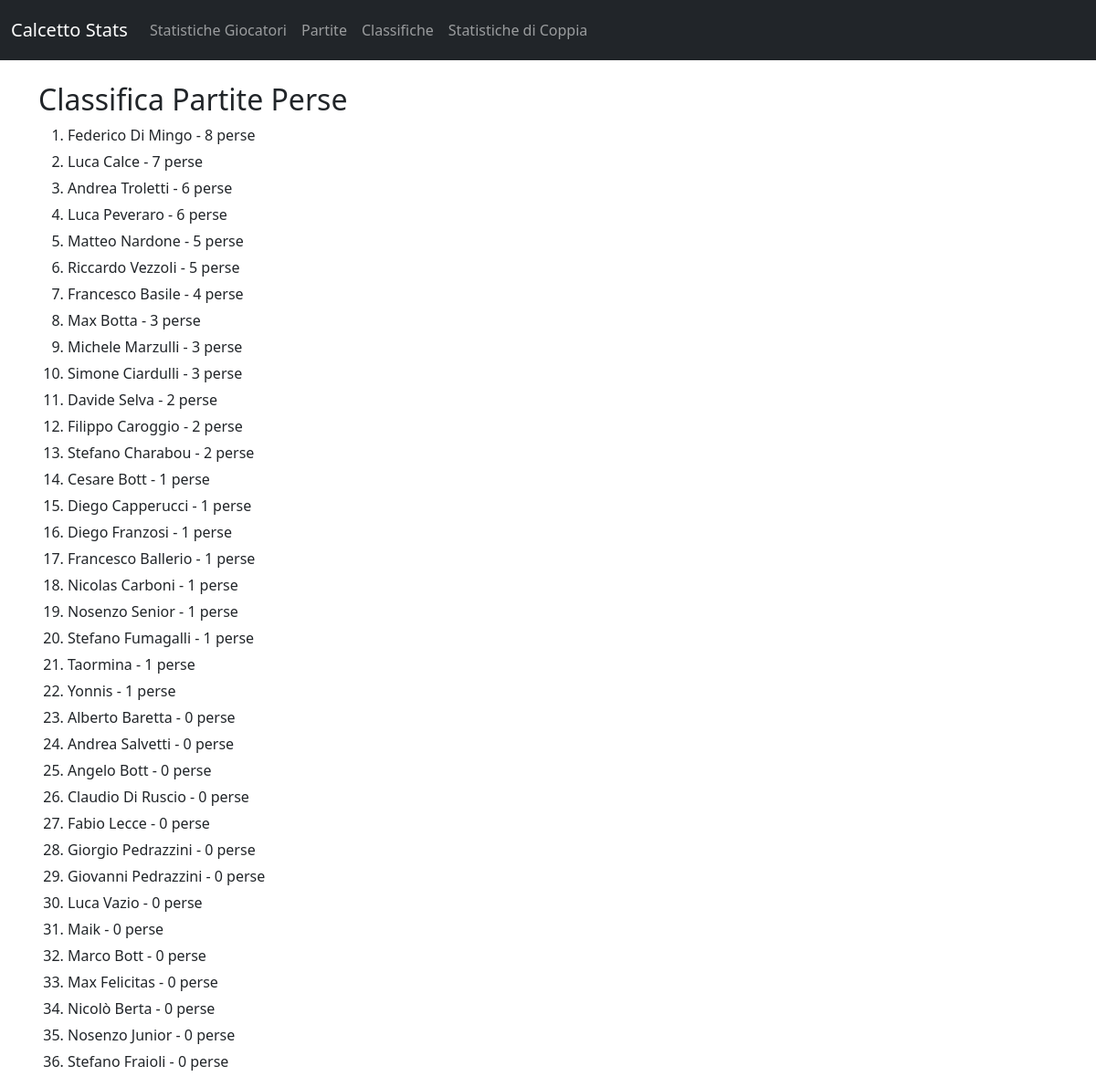
The app's page /classifiche/perse with its own data.
### tables this page shows
CREATE TABLE Giocatori (
        id_giocatore INTEGER PRIMARY KEY AUTOINCREMENT,
        nome TEXT NOT NULL,
        gol_individuali INTEGER DEFAULT 0,
        gol_fatti_squadra INTEGER DEFAULT 0,
        gol_subiti_squadra INTEGER DEFAULT 0,
        partite_giocate INTEGER DEFAULT 0,
        partite_vinte INTEGER DEFAULT 0,
        partite_pareggiate INTEGER DEFAULT 0,
        partite_perse INTEGER DEFAULT 0,
        voto_pagella REAL DEFAULT 0,
        id_partita INTEGER,
        squadra TEXT NOT NULL,
        FOREIGN KEY (id_partita) REFERENCES Partite (id_partita)
    );

### web.py (the view)
@app.route("/classifiche/<tipo>")
def classifiche(tipo):
    titolo, classifica = get_classifica(tipo)
    return render_template("classifica_singola.html", titolo=titolo, classifica=classifica, tipo=tipo)

### templates/classifica_singola.html
{% extends "base.html" %}
{% block content %}
<h2>{{ titolo }}</h2>
{% if classifica %}
    <ol>
    {% for g in classifica %}
        {% if tipo == "voto" %}
            <li>{{ g[0] }} - {{ "%.2f"|format(g[5]) }}</li>
        {% elif tipo == "gol" %}
            <li>{{ g[0] }} - {{ g[1] }} gol</li>
        {% elif tipo == "giocate" %}
            <li>{{ g[0] }} - {{ g[2] }} partite</li>
        {% elif tipo == "vinte" %}
            <li>{{ g[0] }} - {{ g[3] }} vinte</li>
        {% elif tipo == "perse" %}
            <li>{{ g[0] }} - {{ g[4] }} perse</li>
        {% endif %}
    {% endfor %}
    </ol>
{% else %}
    <p>Nessun dato disponibile per questa classifica.</p>
{% endif %}
{% endblock %}

### static/style.css (style rules this page uses)
body { font-family: Arial, sans-serif; margin: 20px; background-color: #f9f9f9; color: #333; }
h1, h2 { color: #0056b3; }
li { margin: 5px 0; }

### records on screen
Giocatori: nome "Max Botta", id_partita "3"
Giocatori: nome "Simone Ciardulli", gol_individuali "3"
Giocatori: nome "Filippo Caroggio", gol_individuali "2"
Giocatori: nome "Cesare Bott", g "1"
Giocatori: nome "Diego Capperucci", g "1"
Giocatori: nome "Francesco Ballerio", g "1"
Giocatori: nome "Nosenzo Senior", g "1"
Giocatori: nome "Stefano Fumagalli", g "1"
Giocatori: nome "Taormina", g "1"
Giocatori: nome "Yonnis", g "1"
Giocatori: nome "Andrea Salvetti", g "0"
Giocatori: nome "Angelo Bott", g "0"
Giocatori: nome "Claudio Di Ruscio", g "0"
Giocatori: nome "Fabio Lecce", g "0"
Giocatori: nome "Giorgio Pedrazzini", g "0"
Giocatori: nome "Luca Vazio", g "0"
Giocatori: nome "Maik", g "0"
Giocatori: nome "Marco Bott", g "0"
Giocatori: nome "Max Felicitas", g "0"
Giocatori: nome "Nicolò Berta", g "0"
Giocatori: nome "Stefano Fraioli", g "0"

### other values on screen
{{ titolo }} "Classifica Partite Perse"
{{ g[0] }} "Federico Di Mingo" "Luca Calce" "Andrea Troletti" "Luca Peveraro" "Matteo Nardone" "Riccardo Vezzoli" "Francesco Basile" "Michele Marzulli" "Davide Selva" "Stefano Charabou" "Diego Franzosi" "Nicolas Carboni" "Alberto Baretta" "Giovanni Pedrazzini" "Nosenzo Junior"
{{ g[4] }} "8" "7" "6" "6" "5" "5" "4" "3" "2" "2" "1" "1" "0" "0" "0"
